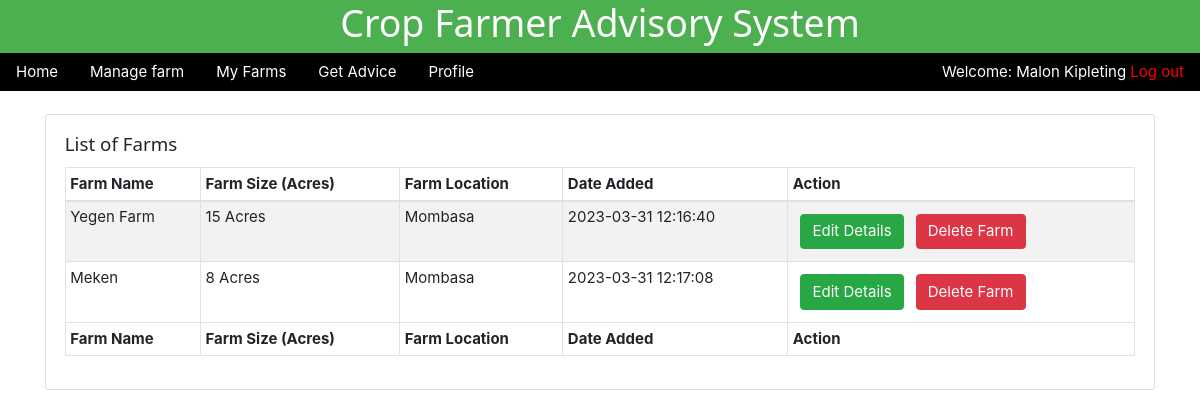
The app's page /farms.php (signed in) with its own data.
### tables this page shows
CREATE TABLE `farm_details` (
  `id` int(11) NOT NULL,
  `farm_id` varchar(255) NOT NULL,
  `farm_name` varchar(255) NOT NULL,
  `farm_location` varchar(255) NOT NULL,
  `farm_size` varchar(100) NOT NULL,
  `date_added` timestamp NOT NULL DEFAULT CURRENT_TIMESTAMP
);

CREATE TABLE `county_details` (
  `id` int(11) NOT NULL,
  `county_id` varchar(20) NOT NULL,
  `county_name` varchar(50) NOT NULL
);

### farms.php (the view, shortened to what this page needs)
<?php
include 'connection.php';
$name =  $_SESSION['farmerFname'] . " ". $_SESSION['farmerLname'];
$farmer_id = $_SESSION['farmerId'];
?>
<!DOCTYPE html>
<html>
<head>
     <?php
include './components/header.php';
?>
 </head>
<body>
	<?php
include './components/navbar.php';
?>
<div class="container">
	<div class="row">
		<div class="col-md-12">
		<div class="card">
                        <div class="card-body">
                            <h5 class="card-title">List of Farms</h5>
                            <table id="dtBasicExample" class="table table-striped table-bordered table-sm"
                                cellspacing="0" width="100%">
                                <thead>
                                    <tr>
                                        <th>Farm Name</th>
                                        <th>Farm Size (Acres)</th>
                                        <th>Farm Location</th>
                                        <th>Date Added</th>
                                        <th>Action</th>
                                    </tr>
                                </thead>
                                <tbody>
                                    <?php
  if($farmer_id){
      $data_fetch_query = "SELECT * FROM `farm_details`
	INNER JOIN farmer_owner_details ON farmer_owner_details.farm_id = farm_details.farm_id
	INNER JOIN county_details ON county_details.county_id = farm_details.farm_location
	";
      $data_result = mysqli_query($db, $data_fetch_query);
      if ($data_result->num_rows > 0){
          while($row = $data_result->fetch_assoc()) {
              $farm_id = $row['farm_id'];
              $farm_name = $row['farm_name'];
              $farm_size = $row['farm_size'];
              $farm_loc = $row['county_id'];
              $farm_location = $row['county_name'];
              $date_created = $row['date_added'];
      echo "<tr> <td>" .$farm_name.  "</td>";
      echo "<td>" .$farm_size." "."Acres"."</td>";
      echo "<td>" .$farm_location."</td>";
      echo "<td>" .$date_created."</td>";
      echo "<td>
      <form method ='POST' action=''>
      <input  type='text' hidden name='Farm_id' value='$farm_id'>
      <input type='submit' data-farm_id='$farm_id'  data-farm_name='$farm_name' data-farm_size='$farm_size' data-farm_location='$farm_loc' value='Edit Details' name='edit-farm-btn' class='btn btn-success edit-farm-modal-btn m-2'>
      <input type='submit' data-id= '$farm_id' value='Delete Farm'  class='btn btn-danger deleteFarmBtn'>
      </form>
      </td> </tr>";
      }
      }else{
      echo "<td>"."No Data Found"."</td>";
      }
      } else{
          echo "<td>"."No farms available"."</td>";
      }
?>
                                </tbody>
                                <tfoot>
                                    <tr>
									<th>Farm Name</th>
									<th>Farm Size (Acres)</th>
                                        <th>Farm Location</th>
										<th>Date Added</th>
                                        <th>Action</th>
                                    </tr>
                                </tfoot>
                            </table>
                        </div>
                    </div>
		</div>
	</div>
</div>
</body>
</html>

### components/header.php (shortened to what this page needs)
 <link rel="stylesheet" href="css/w3css.css">
<link rel="stylesheet" href="./static/bs/css/bootstrap.min.css">
 <link href="css/style.css" rel="stylesheet" type="text/css" />

### components/navbar.php
<div id="">
            <fieldset class="w3-green">
                <div id="" >
            <h1><center>Crop Farmer Advisory System<center></h1>
            <div class="w3-bar w3-black">
                <a href="home.php" class="w3-bar-item w3-button">Home</a>
                <a href="manage.php" class="w3-bar-item w3-button ">Manage farm</a>
                <a href="farms.php" class="w3-bar-item w3-button">My Farms</a>
                <a href="advice.php" class="w3-bar-item w3-button">Get Advice</a>
                <a href="update.php" class="w3-bar-item w3-button">Profile</a>
                <div class="w3-bar-item w3-right">
                Welcome: <?php echo $name; ?>
  <a  href='logout.php' style="color:red">Log out</a>
                </div>
            </div>
        </div>
            </fieldset>
                <br>
    </div>

### css/w3css.css (style rules this page uses)
html { box-sizing:border-box }
*,*:before,*:after { box-sizing:inherit }
html { -ms-text-size-adjust:100%;-webkit-text-size-adjust:100% }
body { margin:0 }
a { background-color:transparent;-webkit-text-decoration-skip:objects }
button,input,select,textarea { font:inherit;margin:0 }
button,input { overflow:visible }
button,html [type=button],[type=reset],[type=submit] { -webkit-appearance:button }
fieldset { border:1px solid #c0c0c0;margin:0 2px;padding:.35em .625em .75em }
html,body { font-family:Verdana,sans-serif;font-size:15px;line-height:1.5 }
html { overflow-x:hidden }
h1,h2,h3,h4,h5,h6,.w3-slim,.w3-wide { font-family:"Segoe UI",Arial,sans-serif }
h1 { font-size:36px }
h5 { font-size:18px }
h1,h2,h3,h4,h5,h6 { font-weight:400;margin:10px 0 }
a { color:inherit }
.w3-btn,.w3-btn-block,.w3-button { border:none;display:inline-block;outline:0;padding:6px 16px;vertical-align:middle;overflow:hidden;text-decoration:none!important;color:#fff;background-color:#000;text-align:center;cursor:pointer;white-space:nowrap }
.w3-button { color:#000;background-color:#f1f1f1;padding:8px 16px }
.w3-btn,.w3-btn-floating,.w3-btn-floating-large,.w3-closenav,.w3-opennav,.w3-btn-block,.w3-button { -webkit-touch-callout:none;-webkit-user-select:none;-khtml-user-select:none;-moz-user-select:none;-ms-user-select:none;user-select:none }
.w3-bar { width:100%;overflow:hidden }
.w3-bar .w3-bar-item { padding:8px 16px;float:left;background-color:inherit;color:inherit;width:auto;border:none;outline:none;display:block }
.w3-bar .w3-button { background-color:inherit;color:inherit;white-space:normal }
.w3-container:after,.w3-container:before,.w3-panel:after,.w3-panel:before,.w3-row:after,.w3-row:before,.w3-row-padding:after,.w3-row-padding:before,.w3-cell-row:before,.w3-cell-row:after, .w3-topnav:after,.w3-topnav:before,.w3-clear:after,.w3-clear:before,.w3-btn-group:before,.w3-btn-group:after,.w3-btn-bar:before,.w3-btn-bar:after,.w3-bar:before,.w3-bar:after { content:"";display:table;clear:both }
.w3-right { float:right!important }
.w3-green,.w3-hover-green:hover { color:#fff!important;background-color:#4CAF50!important }
.w3-black,.w3-hover-black:hover { color:#fff!important;background-color:#000!important }

### css/style.css (style rules this page uses)
html { padding:0; margin:0; }

### records on screen
farm_details: farm_name "Yegen Farm", farm_size "15", farm_location.county_name "Mombasa", date_added "2023-03-31 12:16:40"
farm_details: farm_name "Meken", farm_size "8", farm_location.county_name "Mombasa", date_added "2023-03-31 12:17:08"

### other values on screen
$name "Malon Kipleting"
